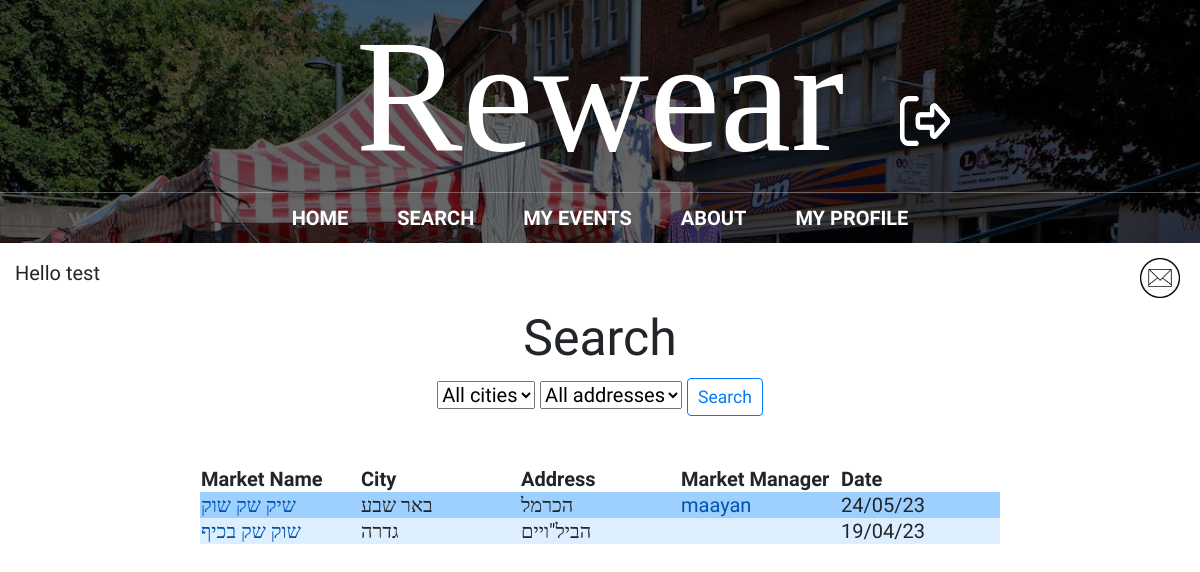
The page /search_page/ (signed in) on the database its author committed.
### main/models.py (models this page shows, shortened)
class market(models.Model):
    id = models.AutoField(primary_key=True)
    name = models.CharField(max_length=200, blank=True)
    city = models.CharField(max_length=200, blank=True)
    address = models.CharField(max_length=200, blank=True)
    facebook = models.CharField(max_length=200, default='', blank=True)
    description = models.CharField(max_length=200, default='', blank=True)
    google_location = models.CharField(max_length=1000, default='', blank=True)
    market_manager = models.CharField(max_length=200, default='', blank=True)
    date = models.CharField(max_length=200, default='', blank=True)
    status = models.CharField(max_length=200, default='', blank=True)
    rating = models.CharField(max_length=200, default='', blank=True)
    shirt = models.IntegerField(default=0, blank=True)
    pants = models.IntegerField(default=0, blank=True)
    shoes = models.IntegerField(default=0, blank=True)
    hat = models.IntegerField(default=0, blank=True)
    gloves = models.IntegerField(default=0, blank=True)
    scarf = models.IntegerField(default=0, blank=True)
    jacket = models.IntegerField(default=0, blank=True)
    other = models.IntegerField(default=0, blank=True)
    class Meta:
        app_label = 'main'

### main/views.py (the view)
# urls.py: path("search_page/", views.search_page, name="search"),
def search_page(response):
    markets = market.objects.all()
    new_mail = new_messages(response.user.username)
    return render(response, "main/search.html", {'markets': markets, 'search': markets, 'new_mail': new_mail})

### main/views.py (called while the page is built)
def new_messages(username):
    try:
        messages = Message.objects.filter(recipient=User.objects.filter(username=username)[0])
        for m in messages:
            if not m.is_read:
                return True
        return False
    except:
        return False

### main/templates/main/search.html (shortened to what this page needs)
{% extends 'main/base.html' %}
{% load crispy_forms_tags %}
{% block content %}
<center><h1>Search</h1>
<form method="post" action='/search/'>
	<select name="city" id="city-select" onchange="updateAddressOptions()">
		<option value="All">All cities</option>
	</select>
	<select name="address" id="address-select" onchange="updateCityOptions()">
		<option value="All">All addresses</option>
	</select>
	<input type="submit" value="Search" class="btn btn-outline-primary btn-sm">
</form>
<br />
		<table>
			<tr>
				<th>
					Market Name
				</th>
				<th>
					City
				</th>
				<th>
					Address
				</th>
				<th>
					Market Manager
				</th>
				<th>
					Date
				</th>
			{% for market in search %}
			<tr class="{% cycle 'blue-row' 'light-blue-row' %}">
				<td>
					<a href="/market_page/{{market.id}}/">{{market.name}}</a>
				</td>
				<td>
					{{market.city}}
				</td>
				<td>
					{{market.address}}
				</td>
				<td>
					<a href="/profile/{{market.market_manager}}/">{{market.market_manager}}</a>
				</td>
				<td>
					{{market.date}}
				</td>
			</tr>
			{% endfor %}
		</table>
</center>
{% endblock %}

### main/templates/main/base.html (shortened to what this page needs)
{% load static %}
<!doctype html>
<html>
	<head>
		<link rel="stylesheet" href="https://stackpath.bootstrapcdn.com/bootstrap/4.3.1/css/bootstrap.min.css">
		<link rel="stylesheet" href="{% static 'css/styles.css' %}">
	</head>
	<body>
	<div id = "content", name = "content">
		<div class="row justify-content-center">
			<div class="col-12">
					<header class="main-header">
						<h1 class="header-name header-name-large" style="text-align: center; position: relative;">Rewear
							{% if user.is_authenticated %}
							<span class="header-photo-wrapper">
								<a href="/logout"><img src="{% static 'media/logout.png' %}" alt="logout" class="header-photo" width="50" height="50"></a>
							</span>
							{% endif %}
						</h1>
						<nav class="nav main-nav">
							<ul>
								<li><a href="/">Home</a></li>
								{% if user.is_authenticated %}
									<li><a href="/search_page/">Search</a></li>
									<li><a href="/my_events/{{request.user.id}}">My Events</a></li>
								{% endif %}
								<li><a href="/about/">About</a></li>
								{% if user.is_authenticated and user.is_superuser %}
									<li><a href="/submissions/">Submissions
									<!--<div style="display: inline-block;">
										<div style="border-radius: 50%; width: 10px; height: 10px; padding: 2px; border: solid; border-color: red;"></div>
									</div>-->
									</a></li>
									<li><a href="/admin/">Administration</a></li>
								{% elif user.is_authenticated and user.is_active%}
								<li><a href="/profile/">My Profile</a></li>
								{% endif %}
							</ul>
						</nav>
					</header>
			{% if user.is_authenticated %}
			<p style="text-align:left;margin:15px;">
				<td><left>Hello {{request.user.username}}</left></td>
				<span style="float:right;">
					{% if new_mail %}
						<a href="/inbox" style="text-decoration:none">
							<img src='{% static "media/new_mail.png" %}' alt="inbox" height=40px width=40px class="animation">&nbsp;
						</a>
					{% else %}
						<a href="/inbox" style="text-decoration:none">
							<img src='{% static "media/mail_icon.png" %}' alt="inbox" height=40px width=40px class="mail_icon">&nbsp;
						</a>
					{% endif %}
				</span>
			</p>
			{% endif %}
				{% block content %}
				{% endblock %}
			</div>
		</div>
	</div>
	</body>
</html>

### static/css/styles.css (style rules this page uses)
* { box-sizing: border-box; font-family: Raleway; }
html, body { margin: 0; padding: 0; }
.nav ul { margin: 0; padding: 0; }
.nav li { display: inline; }
.nav a { display: inline-block; padding: .5em; color: white; text-decoration: none; }
.main-nav { text-align: center; font-size: 1.1em; font-weight: lighter; display: inline; }
.main-nav li { padding: 0 1%; }
.main-header { background-color: rgba(0, 0, 0, .6); background-image: url("../media/Header Background.jpeg"); background-blend-mode: multiply; background-size: cover; }
.header-name { text-align: center; margin: 0; font-size: 4em; font-family: "Arvo"; font-weight: normal; color: white; border-bottom: 1px solid rgba(255, 255, 255, .3) }
.header-name-large { font-size: 8em; }

### main/templates/main/base.html (style rules this page uses)
* { font-size: 20px; }
nav li a { text-transform: uppercase; font-weight: bold; }
.header-photo-wrapper { position: absolute; top: 50%; left: 75%; transition: transform 0.2s ease; }
.header-name { text-align: center; position: relative; max-width: 100%; width: 100%; white-space: nowrap; overflow: hidden; text-overflow: ellipsis; }
.mail_icon { transition: transform 0.2s ease; }

### rows shown on the page
market: name "שיק שק שוק", city "באר שבע", address "הכרמל", market_manager "maayan", date "24/05/23"
market: name "שוק שק בכיף", city "גדרה", address "הביל\"ויים", date "19/04/23"

### other values the page prints
{{ request.user.username }} "test"
